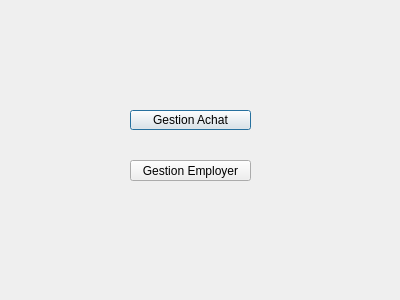
<?xml version="1.0" encoding="UTF-8"?>
<ui version="4.0">
 <class>Dialog</class>
 <widget class="QDialog" name="Dialog">
  <property name="geometry">
   <rect>
    <x>0</x>
    <y>0</y>
    <width>400</width>
    <height>300</height>
   </rect>
  </property>
  <property name="windowTitle">
   <string>Dialog</string>
  </property>
  <widget class="QPushButton" name="pushButton">
   <property name="geometry">
    <rect>
     <x>130</x>
     <y>110</y>
     <width>121</width>
     <height>20</height>
    </rect>
   </property>
   <property name="text">
    <string>Gestion Achat</string>
   </property>
  </widget>
  <widget class="QPushButton" name="pushButton_2">
   <property name="geometry">
    <rect>
     <x>130</x>
     <y>160</y>
     <width>121</width>
     <height>21</height>
    </rect>
   </property>
   <property name="text">
    <string>Gestion Employer</string>
   </property>
  </widget>
 </widget>
 <resources/>
 <connections/>
</ui>
